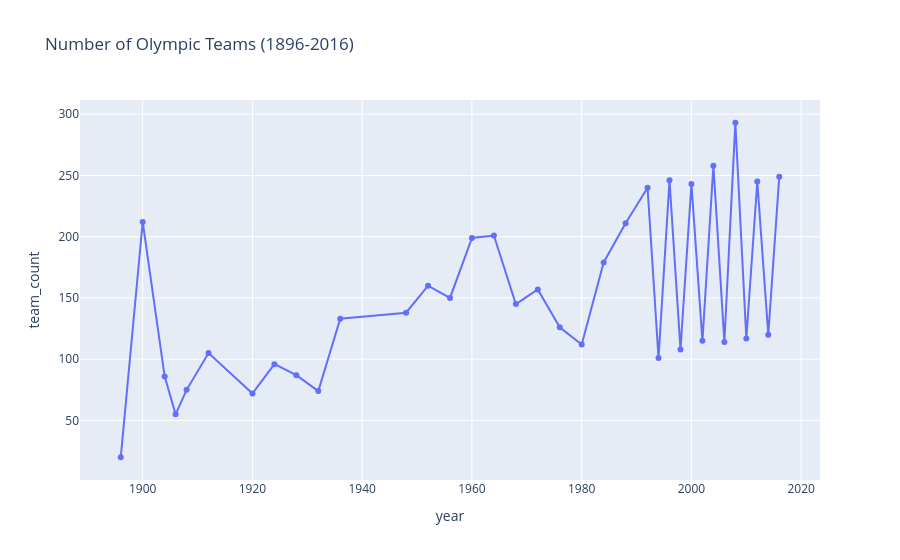

The cell this chart's notebook holds for it:
### Code cell
fig = px.line(df_test, x='year', y='team_count', title='Number of Olympic Teams (1896-2016)', markers=True)
fig.show()

### Figure 1 — Plotly figure (JSON) as saved in the notebook; plotly's stock layout.template omitted (floating-point values rounded to 4 significant figures)
{"data": [{"hovertemplate": "year=%{x}<br>team_count=%{y}<extra></extra>", "legendgroup": "", "line": {"color": "#636efa", "dash": "solid"}, "marker": {"symbol": "circle"}, "mode": "lines+markers", "name": "", "orientation": "v", "showlegend": false, "type": "scatter", "x": [1896, 1900, 1904, 1906, 1908, 1912, 1920, 1924, 1928, 1932, 1936, 1948, 1952, 1956, 1960, 1964, 1968, 1972, 1976, 1980, 1984, 1988, 1992, 1994, 1996, 1998, 2000, 2002, 2004, 2006, 2008, 2010, 2012, 2014, 2016], "xaxis": "x", "y": [20, 212, 86, 55, 75, 105, 72, 96, 87, 74, 133, 138, 160, 150, 199, 201, 145, 157, 126, 112, 179, 211, 240, 101, 246, 108, 243, 115, 258, 114, 293, 117, 245, 120, 249], "yaxis": "y"}], "layout": {"legend": {"tracegroupgap": 0}, "title": {"text": "Number of Olympic Teams (1896-2016)"}, "xaxis": {"anchor": "y", "domain": [0, 1], "title": {"text": "year"}}, "yaxis": {"anchor": "x", "domain": [0, 1], "title": {"text": "team_count"}}}}
